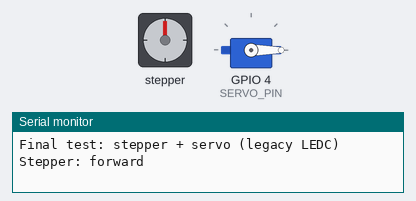
This sketch was run on a simulated ESP32-C3. Parts: stepper motor, servo, the last lines printed to the serial monitor. Wiring (inferred from the names in the program): stepper motor driver (200 steps per turn assumed): step GPIO 3; direction GPIO 1. Servo pulses on a pin are drawn as a servo (544–2400 µs = 0–180°).

Above: at 2.05 s.
At 4.35 s:
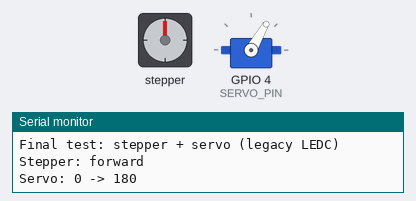
At 6.65 s:
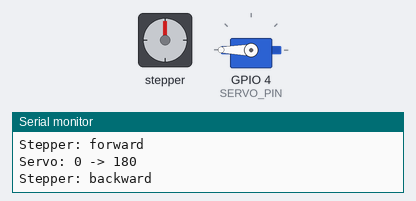
At 10.4 s:
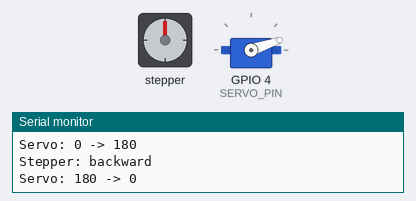
Timing chart, 0 to 16.0 s (numbered marks = the images above):
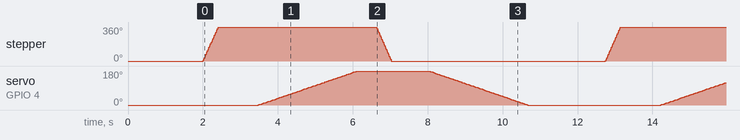

The sketch:

PF_A4988_test0.ino
```cpp
// ESP32-C3 Supermini + A4988 (шаговый) + MG996R (серва)
// DIR -> GPIO3, STEP -> GPIO1, EN -> GND
// Серва -> GPIO4 (через LEDC, без библиотеки, старый API)

#define DIR_PIN   1
#define STEP_PIN  3
#define SERVO_PIN 4

// --- Шаговый мотор ---
const int STEPS_PER_REV = 200;   // full-step для NEMA 8
const int STEP_DELAY_US = 2000;  // 2000 мкс = медленно и надёжно

// --- Сервопривод (LEDC) ---
const int PWM_CHANNEL    = 0;     // канал LEDC (0..15)
const int PWM_FREQ       = 50;    // 50 Гц
const int PWM_RESOLUTION = 14;    // 14 бит
const int MIN_PULSE_US   = 500;   // импульс для 0°
const int MAX_PULSE_US   = 2400;  // импульс для 180°

void setup() {
  Serial.begin(115200);
  delay(1000);
  Serial.println("Final test: stepper + servo (legacy LEDC)");

  // --- Шаговый ---
  pinMode(DIR_PIN, OUTPUT);
  pinMode(STEP_PIN, OUTPUT);
  digitalWrite(DIR_PIN, LOW);
  digitalWrite(STEP_PIN, LOW);

  // --- Серва (старый API) ---
  ledcSetup(PWM_CHANNEL, PWM_FREQ, PWM_RESOLUTION);
  ledcAttachPin(SERVO_PIN, PWM_CHANNEL);
  writeServo(0);

  delay(1000);
}

// --- Управление сервой ---
void writeServo(int angle) {
  if (angle < 0) angle = 0;
  if (angle > 180) angle = 180;

  int pulseUs = MIN_PULSE_US + (angle * (MAX_PULSE_US - MIN_PULSE_US) / 180);
  uint32_t maxDuty = (1 << PWM_RESOLUTION) - 1;
  uint32_t duty = (pulseUs * maxDuty) / 20000;  // 20000 мкс = 20 мс

  ledcWrite(PWM_CHANNEL, duty);
}

// --- Управление шаговым мотором ---
void stepMotor(int steps, bool direction) {
  digitalWrite(DIR_PIN, direction ? HIGH : LOW);
  delayMicroseconds(5);  // дать драйверу время на смену направления

  for (int i = 0; i < steps; i++) {
    digitalWrite(STEP_PIN, HIGH);
    delayMicroseconds(10);
    digitalWrite(STEP_PIN, LOW);
    delayMicroseconds(STEP_DELAY_US);
  }
}

void loop() {
  // 1. Шаговый в одну сторону
  Serial.println("Stepper: forward");
  stepMotor(STEPS_PER_REV, true);
  delay(1000);

  // 2. Серва 0 -> 180
  Serial.println("Servo: 0 -> 180");
  for (int a = 0; a <= 180; a++) {
    writeServo(a);
    delay(15);
  }
  delay(500);

  // 3. Шаговый в другую сторону
  Serial.println("Stepper: backward");
  stepMotor(STEPS_PER_REV, false);
  delay(1000);

  // 4. Серва 180 -> 0
  Serial.println("Servo: 180 -> 0");
  for (int a = 180; a >= 0; a--) {
    writeServo(a);
    delay(15);
  }

  // 5. Пауза перед повтором
  Serial.println("Pause 2s");
  delay(2000);
}
```

Measured:
- by itself, stepper: turns 360° clockwise in 0.40 s, then 360° counter-clockwise in 0.40 s, repeating every 10.7 s
